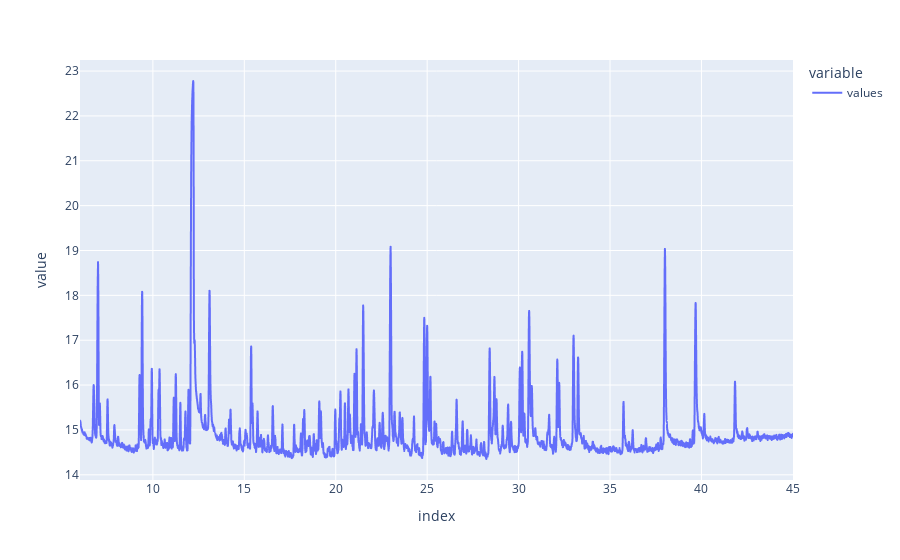

Notebook code cell kept with this figure:
### Markdown cell above
## Mise en évidence des pics
Le passage des données en logarithme permet de mettre en évidence les plus petits pics du graphique, le but est de ne pas donner un importance trop grande aux pics les plus haut, car cela pourrait compliquer le travail sur la partie IA dans le cas ou l'information importante est contenue dans un pic de taille faible.<br>
Remarque : la fonction logarithme est bijective, il n'y a donc pas de perte d'information.

### Code cell
temp = np.log(temp)
temp.plot()

### Figure 1 — Plotly figure (JSON) as saved in the notebook; plotly's stock layout.template omitted (floating-point values rounded to 4 significant figures; data arrays with more than 128 entries replaced by an {"elided": "..."} marker saying what was removed)
{"data": [{"hovertemplate": "variable=values<br>index=%{x}<br>value=%{y}<extra></extra>", "legendgroup": "values", "line": {"color": "#636efa", "dash": "solid"}, "mode": "lines", "name": "values", "showlegend": true, "type": "scattergl", "x": {"elided": "6635 float values"}, "xaxis": "x", "y": {"elided": "6635 float values"}, "yaxis": "y"}], "layout": {"legend": {"title": {"text": "variable"}, "tracegroupgap": 0}, "margin": {"t": 60}, "xaxis": {"anchor": "y", "domain": [0, 1], "title": {"text": "index"}}, "yaxis": {"anchor": "x", "domain": [0, 1], "title": {"text": "value"}}}}
